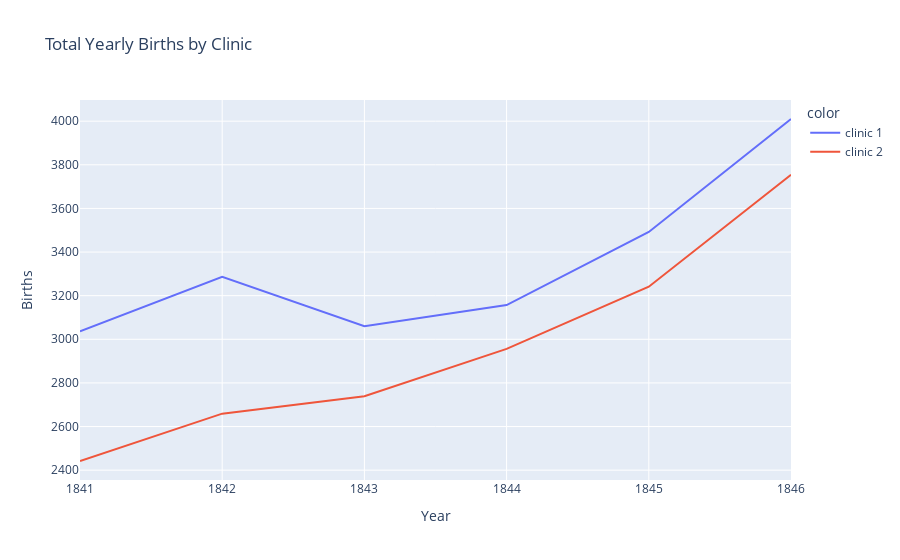
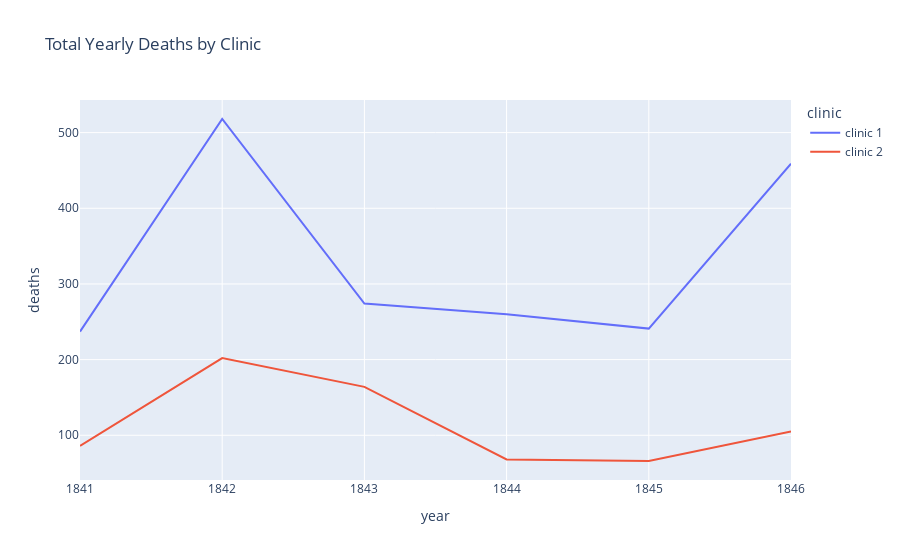

Notebook code cell kept with these figures, in order:
### Markdown cell above
# The Yearly Data Split by Clinic

Now let's look at the annual data instead. 

**Challenge**: Use plotly to create line charts of the births and deaths of the two different clinics at the Vienna General Hospital. 
* Which clinic is bigger or more busy judging by the number of births?
* Has the hospital had more patients over time? 
* What was the highest number of deaths recorded in clinic 1 and clinic 2?

### Code cell
birth_line = px.line(
    x=df_yearly.year,
    y=df_yearly.births,
    color=df_yearly.clinic,
    title="Total Yearly Births by Clinic",
)
birth_line.update_layout(xaxis_title="Year", yaxis_title="Births")
birth_line.show()

death_line = px.line(
    df_yearly,
    x="year",
    y="deaths",
    color="clinic",
    title="Total Yearly Deaths by Clinic",
)
death_line.show()

### Figure 1 — Plotly figure (JSON) as saved in the notebook; plotly's stock layout.template omitted (floating-point values rounded to 4 significant figures)
{"data": [{"hovertemplate": "color=clinic 1<br>x=%{x}<br>y=%{y}<extra></extra>", "legendgroup": "clinic 1", "line": {"color": "#636efa", "dash": "solid"}, "marker": {"symbol": "circle"}, "mode": "lines", "name": "clinic 1", "orientation": "v", "showlegend": true, "type": "scatter", "x": [1841, 1842, 1843, 1844, 1845, 1846], "xaxis": "x", "y": [3036, 3287, 3060, 3157, 3492, 4010], "yaxis": "y"}, {"hovertemplate": "color=clinic 2<br>x=%{x}<br>y=%{y}<extra></extra>", "legendgroup": "clinic 2", "line": {"color": "#EF553B", "dash": "solid"}, "marker": {"symbol": "circle"}, "mode": "lines", "name": "clinic 2", "orientation": "v", "showlegend": true, "type": "scatter", "x": [1841, 1842, 1843, 1844, 1845, 1846], "xaxis": "x", "y": [2442, 2659, 2739, 2956, 3241, 3754], "yaxis": "y"}], "layout": {"autosize": true, "legend": {"title": {"text": "color"}, "tracegroupgap": 0}, "title": {"text": "Total Yearly Births by Clinic"}, "xaxis": {"anchor": "y", "autorange": true, "domain": [0, 1], "range": [1841, 1846], "title": {"text": "Year"}, "type": "linear"}, "yaxis": {"anchor": "x", "autorange": true, "domain": [0, 1], "range": [2355.0, 4097.0], "title": {"text": "Births"}, "type": "linear"}}}

### Figure 2 — Plotly figure (JSON) as saved in the notebook; plotly's stock layout.template omitted (floating-point values rounded to 4 significant figures)
{"data": [{"hovertemplate": "clinic=clinic 1<br>year=%{x}<br>deaths=%{y}<extra></extra>", "legendgroup": "clinic 1", "line": {"color": "#636efa", "dash": "solid"}, "marker": {"symbol": "circle"}, "mode": "lines", "name": "clinic 1", "orientation": "v", "showlegend": true, "type": "scatter", "x": [1841, 1842, 1843, 1844, 1845, 1846], "xaxis": "x", "y": [237, 518, 274, 260, 241, 459], "yaxis": "y"}, {"hovertemplate": "clinic=clinic 2<br>year=%{x}<br>deaths=%{y}<extra></extra>", "legendgroup": "clinic 2", "line": {"color": "#EF553B", "dash": "solid"}, "marker": {"symbol": "circle"}, "mode": "lines", "name": "clinic 2", "orientation": "v", "showlegend": true, "type": "scatter", "x": [1841, 1842, 1843, 1844, 1845, 1846], "xaxis": "x", "y": [86, 202, 164, 68, 66, 105], "yaxis": "y"}], "layout": {"autosize": true, "legend": {"title": {"text": "clinic"}, "tracegroupgap": 0}, "title": {"text": "Total Yearly Deaths by Clinic"}, "xaxis": {"anchor": "y", "autorange": true, "domain": [0, 1], "range": [1841, 1846], "title": {"text": "year"}, "type": "linear"}, "yaxis": {"anchor": "x", "autorange": true, "domain": [0, 1], "range": [40.89, 543.1], "title": {"text": "deaths"}, "type": "linear"}}}
